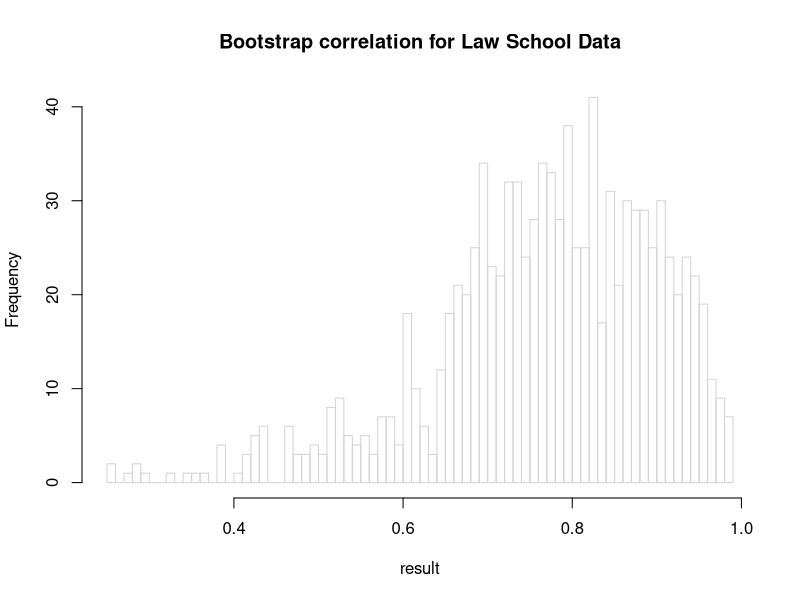
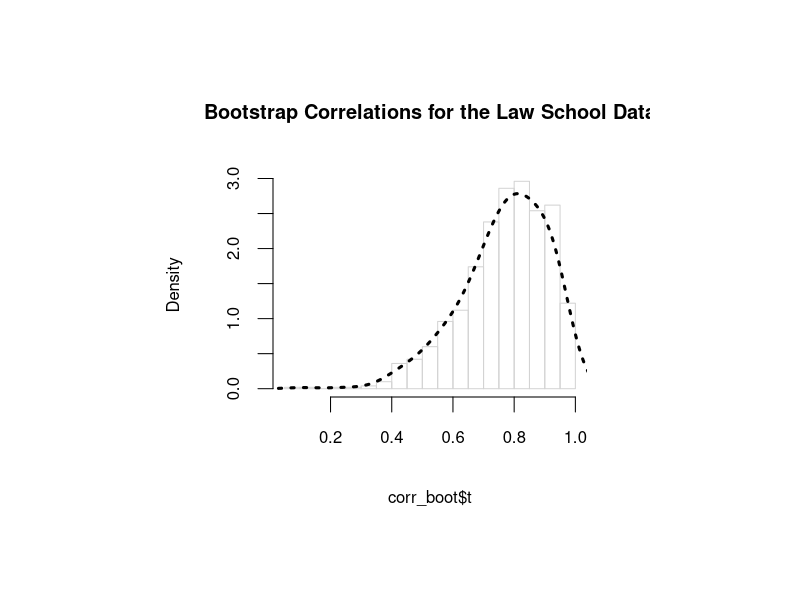

Write the R code that produced these figures, in order.
#set working directory where the data is located.
setwd("/Users/Ken/Desktop")

#column names
col_names = c("ID","LSAT","GPA")

#read file 
data = read.table('lawschl.dat.txt',header=F,col.names=col_names)

#create matrix for predictors
X = as.matrix(data[,2:3])

#calculate correlation matrix
corr_matrix = cor(X)
corr_matrix

#Test Ho:rho=0 vs Ha:rho not equal 0
#sqrt(n-2)*r / sqrt(1-r*r) ~ t(n-2,alpha/2)
p = ncol(X)   #number of predictors
n = nrow(X)   #sample size
r = corr_matrix[1,2]   #correlation for LSAT and GPA
t.test = round(sqrt(n-2)*r / sqrt(1-r*r),digits=4)
p_value = round(1-pt(t.test,n-2),digits=5)

#display results
t.test;p_value

#A (1-a)100% CI for rho
#Method 1:fisher Z-transformation
alpha = 0.10
z = 0.5*log((1+r)/(1-r))
z_lower = z - qnorm(1-alpha/2)/sqrt(n-3)
z_upper = z + qnorm(1-alpha/2)/sqrt(n-3)
r_lower = round((exp(2*z_lower)-1)/(exp(2*z_lower)+1),digits=4)
r_upper = round((exp(2*z_upper)-1)/(exp(2*z_upper)+1),digits=4)

#display results
r_lower;r_upper

#Method 2:Bootstrap estimation
n = nrow(X)
B = 1000
result = rep(0,B)
for(i in 1:B)
{
	boot.sample = sample(n,replace=TRUE)
	result[i] = cor(X[boot.sample,])[2]
	
}
sorted = sort(result)
nl = floor(B*alpha/2)+1
nu = floor(B*(1-alpha/2))+1
r_lower_boot = round(sorted[nl],digit=4)
r_upper_boot = round(sorted[nu],digit=4)

#plot histogram
par(mfrow=c(1,1))
hist(result,nclass=100,density=0.01,main = "Bootstrap correlation for Law School Data")

#Alternative: Bootstrap estimation using built-in
library(boot)

#function that calculates the correlation
corr_function = function(x,i){  cor(x[i,])[2]}

corr_boot = boot(X,corr_function,B)

#confidence interval
boot.ci(corr_boot,conf=c(0.80,0.90,0.95))

#plot histogram
  par(fin=c(5,5),mex=1.5)
  title <- "Bootstrap Correlations for the Law School Data"
  hist(corr_boot$t,nclass=30,main=title,freq=F,density=0.01)
 
 
 
 # Draw non-parametric density
  cor.boot.dns <- density(corr_boot$t,n=200,width=.2)
  lines(cor.boot.dns,lty=3,lwd=3)    
